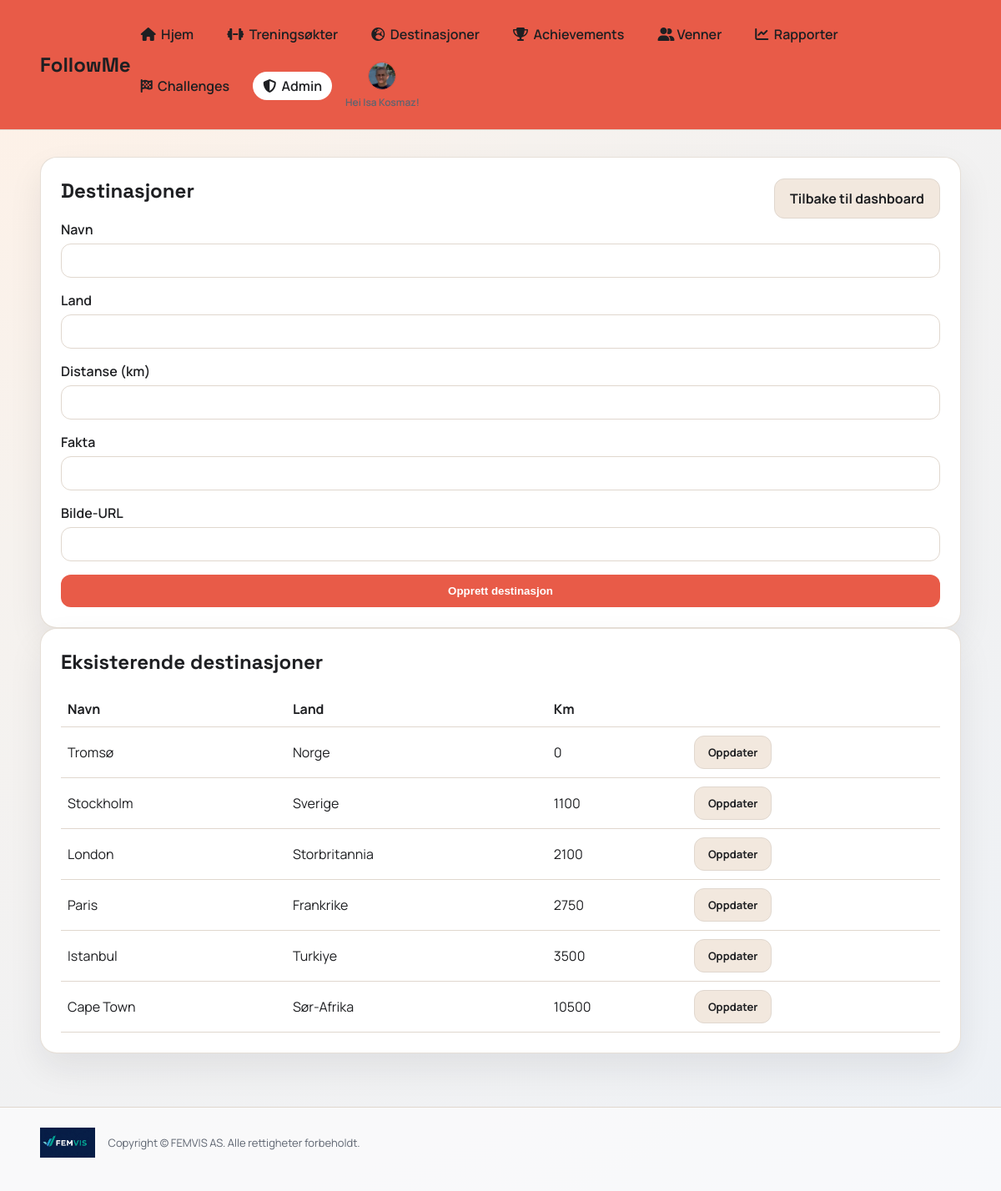
/admin/destinations (signed in), run on the app's committed database.
### app.py (models this page shows)
class User(db.Model):
    id = db.Column(db.Integer, primary_key=True)
    username = db.Column(db.String(40), unique=True, nullable=False)
    full_name = db.Column(db.String(120), nullable=False)
    email = db.Column(db.String(120), unique=True, nullable=False)
    password_hash = db.Column(db.String(255), nullable=False)
    role = db.Column(db.String(20), default="user", nullable=False)
    avatar_color = db.Column(db.String(20), default="#2d7d46", nullable=False)
    avatar_icon = db.Column(db.String(20), default="boot", nullable=False)
    avatar_image = db.Column(db.String(255), nullable=True)
    created_at = db.Column(db.DateTime, default=datetime.utcnow, nullable=False)

class Destination(db.Model):
    id = db.Column(db.Integer, primary_key=True)
    name = db.Column(db.String(120), nullable=False)
    country = db.Column(db.String(120), nullable=False)
    distance_km = db.Column(db.Float, nullable=False)
    fact = db.Column(db.String(300), nullable=False)
    image_url = db.Column(db.String(300), nullable=False)

### app.py (the view, shortened to what this page needs)
@app.route("/admin/destinations", methods=["GET", "POST"])
@login_required
def admin_destinations():
    admin = get_current_user()
    if admin.role != "admin":
        flash("Du har ikke tilgang.")
        return redirect(url_for("index"))
    destinations = Destination.query.order_by(Destination.distance_km.asc()).all()
    return render_template("admin_destinations.html", user=admin, destinations=destinations)

### app.py (called while the page is built)
def login_required(view):
    @wraps(view)
    def wrapper(*args, **kwargs):
        if "user_id" not in session:
            return redirect(url_for("login"))
        user = db.session.get(User, session["user_id"])
        if not user:
            session.clear()
            return redirect(url_for("login"))
        return view(*args, **kwargs)
    return wrapper

def get_current_user():
    if "user_id" not in session:
        return None
    user = db.session.get(User, session["user_id"])
    if not user:
        session.clear()
        return None
    return user

### templates/admin_destinations.html
{% extends "base.html" %}
{% set title = "Destinasjoner" %}
{% block content %}
<section class="card">
  <div class="card-header">
    <h2>Destinasjoner</h2>
    <a class="button secondary" href="{{ url_for('admin_dashboard') }}">Tilbake til dashboard</a>
  </div>
  <form method="post" class="form">
    <label>Navn
      <input type="text" name="name" required>
    </label>
    <label>Land
      <input type="text" name="country" required>
    </label>
    <label>Distanse (km)
      <input type="number" name="distance_km" step="0.1" min="0" required>
    </label>
    <label>Fakta
      <input type="text" name="fact" required>
    </label>
    <label>Bilde-URL
      <input type="url" name="image_url" required>
    </label>
    <button class="button" type="submit">Opprett destinasjon</button>
  </form>
</section>
<section class="card">
  <h2>Eksisterende destinasjoner</h2>
  <table class="table">
    <thead>
      <tr>
        <th>Navn</th>
        <th>Land</th>
        <th>Km</th>
        <th></th>
      </tr>
    </thead>
    <tbody>
      {% for d in destinations %}
        <tr>
          <td>{{ d.name }}</td>
          <td>{{ d.country }}</td>
          <td>{{ "%.0f"|format(d.distance_km) }}</td>
          <td><a class="button secondary small" href="{{ url_for('admin_destination_edit', dest_id=d.id) }}">Oppdater</a></td>
        </tr>
      {% else %}
        <tr>
          <td colspan="4" class="muted">Ingen destinasjoner.</td>
        </tr>
      {% endfor %}
    </tbody>
  </table>
</section>
{% endblock %}

### templates/base.html (shortened to what this page needs)
<!doctype html>
<html lang="no">
<head>
  <link rel="stylesheet" href="{{ url_for('static', filename='css/style.css') }}">
  <link rel="stylesheet" href="https://cdnjs.cloudflare.com/ajax/libs/font-awesome/6.5.2/css/all.min.css">
</head>
<body>
  <div class="app-shell">
    <header class="topbar">
      <a class="brand-link" href="{{ url_for('index') }}"><div class="brand">FollowMe</div></a>
      {% if user %}
      <div class="nav-shell">
        <nav class="nav">
          <a href="{{ url_for('index') }}" class="{% if request.path == url_for('index') %}active{% endif %}"><i class="fa-solid fa-house"></i>&nbsp; Hjem</a>
          <a href="{{ url_for('workouts') }}" class="{% if request.path.startswith(url_for('workouts')) %}active{% endif %}"><i class="fa-solid fa-dumbbell"></i>&nbsp; Treningsøkter</a>
          <a href="{{ url_for('destinations') }}" class="{% if request.path.startswith(url_for('destinations')) %}active{% endif %}"><i class="fa-solid fa-earth-europe"></i>&nbsp; Destinasjoner</a>
          <a href="{{ url_for('achievements') }}" class="{% if request.path.startswith(url_for('achievements')) %}active{% endif %}"><i class="fa-solid fa-trophy"></i>&nbsp; Achievements</a>
          <a href="{{ url_for('friends') }}" class="{% if request.path.startswith(url_for('friends')) %}active{% endif %}"><i class="fa-solid fa-user-group"></i> Venner</a>
          <a href="{{ url_for('reports') }}" class="{% if request.path.startswith(url_for('reports')) %}active{% endif %}"><i class="fa-solid fa-chart-line"></i>&nbsp; Rapporter</a>
          <a href="{{ url_for('challenges') }}" class="{% if request.path.startswith(url_for('challenges')) %}active{% endif %}"><i class="fa-solid fa-flag-checkered"></i>&nbsp; Challenges</a>
          {% if user.role == 'admin' %}
          <a href="{{ url_for('admin_dashboard') }}" class="{% if request.path.startswith('/admin') %}active{% endif %}"><i class="fa-solid fa-shield-halved"></i>&nbsp; Admin</a>
          {% endif %}
          <div class="nav-avatar-wrap">
            <a class="nav-avatar {% if user.avatar_image %}has-image{% endif %}" href="{{ url_for('profile') }}" style="--accent: {{ user.avatar_color }}" aria-label="Profil">
              {% if user.avatar_image %}
                <img src="{{ url_for('static', filename='uploads/' ~ user.avatar_image) }}" alt="Avatar">
              {% endif %}
            </a>
            <div class="nav-welcome">Hei {{ user.full_name }}!</div>
          </div>
        </nav>
      </div>
      {% endif %}
    </header>
    <main class="main">
      {% block content %}{% endblock %}
    </main>
    <footer class="footer">
      <div class="footer-inner">
        <img src="{{ url_for('static', filename='img/logo.jpg') }}" alt="FEMVIS AS logo">
        <p>Copyright © FEMVIS AS. Alle rettigheter forbeholdt.</p>
      </div>
    </footer>
  </div>
</body>
</html>

### static/css/style.css (style rules this page uses)
:root { --bg: #f6f2ee; --bg-2: #edf1f6; --card: #ffffff; --ink: #1e1f22; --muted: #5d6470; --accent: #2d7d46; --accent-2: #d96d4e; --stroke: #e0d7ce; }
* { box-sizing: border-box; }
body { margin: 0; font-family: "Manrope", sans-serif; color: var(--ink); background: radial-gradient(circle at top left, #fff1e6 0%, var(--bg) 35%, var(--bg-2) 100%); }
.app-shell { min-height: 100vh; }
.topbar { display: flex; align-items: center; justify-content: space-between; padding: 24px 48px; position: sticky; top: 0; backdrop-filter: blur(6px); background: #e85b48; border-bottom: 1px solid var(--stroke); z-index: 10; }
.brand { font-family: "Space Grotesk", sans-serif; font-size: 24px; font-weight: 700; }
.brand-link { text-decoration: none; color: inherit; }
.nav { display: flex; gap: 16px; flex-wrap: wrap; align-items: center; }
.nav a { text-decoration: none; color: var(--ink); font-weight: 600; padding: 6px 12px; border-radius: 999px; }
.nav a.active { background: var(--card); }
.nav a.nav-avatar { padding: 0; }
.nav-avatar { width: 34px; height: 34px; border-radius: 50%; background: var(--accent); display: flex; align-items: center; justify-content: center; color: #fff; font-weight: 700; overflow: hidden; border: 1px solid rgba(0, 0, 0, 0.08); padding: 0; }
.nav-avatar img { width: 100%; height: 100%; object-fit: cover; display: block; border-radius: 50%; }
.nav-avatar.has-image { background: transparent; }
.nav-avatar-wrap { position: relative; display: flex; align-items: center; flex-direction: column; gap: 6px; }
.nav-welcome { font-size: 12px; color: var(--muted); font-weight: 600; text-align: center; max-width: 140px; }
.nav-shell { display: flex; align-items: center; gap: 12px; position: relative; }
.main { padding: 32px 48px 64px; }
.footer { padding: 24px 48px 40px; border-top: 1px solid var(--stroke); background: rgba(255, 255, 255, 0.6); }
.footer-inner { display: flex; align-items: center; gap: 16px; flex-wrap: wrap; }
.footer-inner img { height: 36px; }
.footer-inner p { margin: 0; color: var(--muted); font-size: 13px; }
.card { background: var(--card); border-radius: 20px; padding: 24px; box-shadow: 0 18px 40px rgba(29, 31, 34, 0.08); border: 1px solid rgba(224, 215, 206, 0.8); }
.card h2 { margin-top: 0; font-family: "Space Grotesk", sans-serif; }
.form { display: grid; gap: 16px; }
.form label { display: grid; gap: 6px; font-weight: 600; }
input, select { border: 1px solid var(--stroke); border-radius: 12px; padding: 10px 12px; font-size: 14px; font-family: "Manrope", sans-serif; }
.button { background: #e85b48; color: #fff; border: none; padding: 12px 18px; border-radius: 12px; font-weight: 700; cursor: pointer; text-decoration: none; display: inline-block; text-align: center; }
.button.secondary { background: #f2e8de; color: var(--ink); border: 1px solid var(--stroke); }
.button.small { padding: 10px 16px; font-size: 13px; }
.table { width: 100%; border-collapse: collapse; margin-top: 12px; }
.table th, .table td { text-align: left; padding: 10px 8px; border-bottom: 1px solid var(--stroke); }
.card-header { display: flex; align-items: center; justify-content: space-between; gap: 12px; }

### data on the page
User: avatar_image (picture), full_name "Isa Kosmaz"
Destination: name "Tromsø", country "Norge", distance_km "0"
Destination: name "Stockholm", country "Sverige", distance_km "1100"
Destination: name "London", country "Storbritannia", distance_km "2100"
Destination: name "Paris", country "Frankrike", distance_km "2750"
Destination: name "Istanbul", country "Turkiye", distance_km "3500"
Destination: name "Cape Town", country "Sør-Afrika", distance_km "10500"
